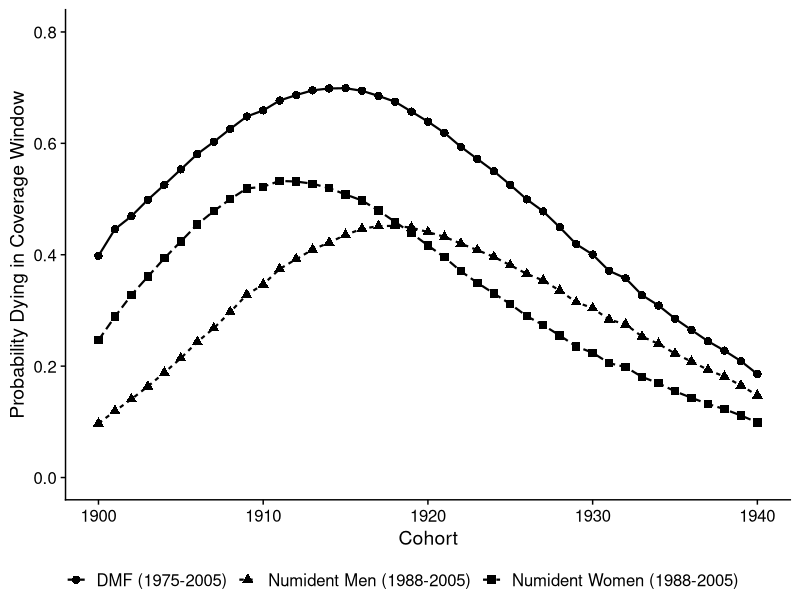

Write R code to recreate this figure.
## ---- chunk 1
## Library packages
library(data.table)
library(tidyverse)
library(cowplot)
library(here)
## ---- chunk 2
hmd_mort <- fread(here("vignettes/assess_match_quality/data/cMx_1x1.txt"))

years <- 1900:1940
result <- list()

for (i in years){
  
## dying between 65 and 95 
p25_65 <- hmd_mort %>% 
  filter(Year == i) %>% 
  filter(Male != ".") %>% 
  mutate(Male = as.numeric(Male)) %>% 
  mutate(qx = Male / (1 + 0.5 * Male)) %>% 
  mutate(px = 1 - qx) %>% 
  filter(Age %in% (1975-i):(2005-i)) %>% 
  summarize(prod(px))

## dying between 25 and 65 
p35_30 <- hmd_mort %>% 
  filter(Year == i) %>% 
  filter(Male != ".") %>% 
  mutate(Male = as.numeric(Male)) %>% 
  mutate(qx = Male / (1 + 0.5 * Male)) %>% 
  mutate(px = 1 - qx) %>% 
  filter(Age %in% (1940-i):(1975-i-1)) %>% 
  summarize(prod(px))

 prob = (p35_30) * (1-p25_65)

result[[i]] <- tibble(cohort = i,
                        prop_dying = as.numeric(prob))

}
dmf <- bind_rows(result) %>% 
    mutate(dataset = "DMF (1975-2005)")

## ---- chunk 3
years <- 1900:1940
result <- list()

for (i in years){
  
## dying between 65 and 95 
p25_65 <- hmd_mort %>% 
  filter(Year == i) %>% 
  filter(Male != ".") %>% 
  mutate(Male = as.numeric(Male)) %>% 
  mutate(qx = Male / (1 + 0.5 * Male)) %>% 
  mutate(px = 1 - qx) %>% 
  filter(Age %in% (1988-i):(2005-i)) %>% 
  summarize(prod(px))

## dying between 25 and 65 
p35_30 <- hmd_mort %>% 
  filter(Year == i) %>% 
  filter(Male != ".") %>% 
  mutate(Male = as.numeric(Male)) %>% 
  mutate(qx = Male / (1 + 0.5 * Male)) %>% 
  mutate(px = 1 - qx) %>% 
  filter(Age %in% (1940-i):(1988-i-1)) %>% 
  summarize(prod(px))

 prob = (p35_30) * (1-p25_65)

result[[i]] <- tibble(cohort = i,
                        prop_dying = as.numeric(prob))

}

numident <- bind_rows(result) %>% 
  mutate(dataset = "Numident Men (1988-2005)")
## ---- chunk 4
years <- 1900:1940
result <- list()

for (i in years){
  
## dying between 65 and 95 
p25_65 <- hmd_mort %>% 
  filter(Year == i) %>% 
  filter(Female != ".") %>% 
  mutate(Female = as.numeric(Female)) %>% 
  mutate(qx = Female / (1 + 0.5 * Female)) %>% 
  mutate(px = 1 - qx) %>% 
  filter(Age %in% (1988-i):(2005-i)) %>% 
  summarize(prod(px))

## dying between 25 and 65 
p35_30 <- hmd_mort %>% 
  filter(Year == i) %>% 
  filter(Female != ".") %>% 
  mutate(Female = as.numeric(Female)) %>% 
  mutate(qx = Female / (1 + 0.5 * Female)) %>% 
  mutate(px = 1 - qx) %>% 
  filter(Age %in% (1940-i):(1988-i-1)) %>% 
  summarize(prod(px))

 prob = (p35_30) * (1-p25_65)

result[[i]] <- tibble(cohort = i,
                        prop_dying = as.numeric(prob))

}

numident_women <- bind_rows(result) %>% 
  mutate(dataset = "Numident Women (1988-2005)")
## ---- chunk 5
write_csv(numident, here("vignettes/assess_match_quality/data/numident_death_prop.csv"))
write_csv(numident_women, here("vignettes/assess_match_quality/data/numident_women_death_prop.csv"))
write_csv(dmf, here("vignettes/assess_match_quality/data/dmf_death_prop.csv"))
## ---- chunk 6
prob_dying_window_plot <- dmf %>% 
  bind_rows(numident) %>% 
  bind_rows(numident_women) %>% 
  ggplot(aes(x = cohort, y = prop_dying, linetype = dataset, shape = dataset)) + 
  geom_line(size = .75) + 
  geom_point(size = 2.5) + 
  theme_cowplot() + 
  labs(y = "Probability Dying in Coverage Window",
       x = "Cohort" ) + 
  ylim(0, 0.8) + 
  theme(legend.position = "bottom", legend.title = element_blank())


ggsave(prob_dying_window_plot, 
       filename = here("vignettes/assess_match_quality/figs/prob_dying_in_window.pdf"),
       height = 7, width = 9)
